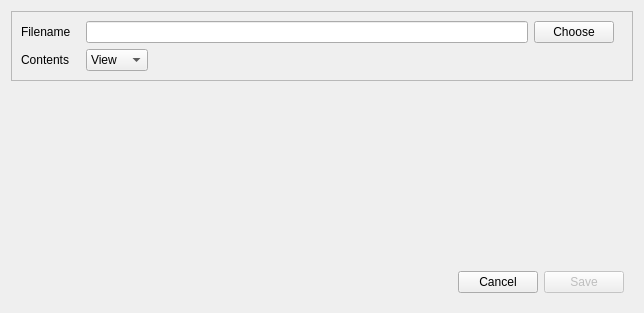
<?xml version="1.0" encoding="UTF-8"?>
<ui version="4.0">
 <class>Form</class>
 <widget class="QWidget" name="Form">
  <property name="geometry">
   <rect>
    <x>0</x>
    <y>0</y>
    <width>644</width>
    <height>313</height>
   </rect>
  </property>
  <property name="windowTitle">
   <string>Form</string>
  </property>
  <layout class="QVBoxLayout" name="verticalLayout">
   <item>
    <widget class="QFrame" name="frame">
     <property name="frameShape">
      <enum>QFrame::StyledPanel</enum>
     </property>
     <property name="frameShadow">
      <enum>QFrame::Raised</enum>
     </property>
     <layout class="QFormLayout" name="formLayout">
      <item row="0" column="0">
       <widget class="QLabel" name="filenameLabel">
        <property name="text">
         <string>Filename</string>
        </property>
       </widget>
      </item>
      <item row="0" column="1">
       <widget class="QWidget" name="filenameWidget" native="true">
        <layout class="QHBoxLayout" name="horizontalLayout_2">
         <property name="topMargin">
          <number>0</number>
         </property>
         <property name="bottomMargin">
          <number>0</number>
         </property>
         <item>
          <widget class="QLineEdit" name="filenameLineEdit"/>
         </item>
         <item>
          <widget class="QPushButton" name="filenameSelectButton">
           <property name="text">
            <string>Choose</string>
           </property>
          </widget>
         </item>
        </layout>
       </widget>
      </item>
      <item row="1" column="0">
       <widget class="QLabel" name="contentsLabel">
        <property name="text">
         <string>Contents</string>
        </property>
       </widget>
      </item>
      <item row="1" column="1">
       <widget class="QWidget" name="contentsWidget" native="true">
        <layout class="QHBoxLayout" name="horizontalLayout_3">
         <property name="topMargin">
          <number>0</number>
         </property>
         <property name="bottomMargin">
          <number>0</number>
         </property>
         <item>
          <widget class="QComboBox" name="contentsComboBox">
           <item>
            <property name="text">
             <string>View</string>
            </property>
           </item>
           <item>
            <property name="text">
             <string>Buffer</string>
            </property>
           </item>
          </widget>
         </item>
         <item>
          <spacer name="contentsSpacer">
           <property name="orientation">
            <enum>Qt::Horizontal</enum>
           </property>
           <property name="sizeHint" stdset="0">
            <size>
             <width>358</width>
             <height>20</height>
            </size>
           </property>
          </spacer>
         </item>
        </layout>
       </widget>
      </item>
     </layout>
    </widget>
   </item>
   <item>
    <spacer name="verticalSpacer">
     <property name="orientation">
      <enum>Qt::Vertical</enum>
     </property>
     <property name="sizeHint" stdset="0">
      <size>
       <width>20</width>
       <height>40</height>
      </size>
     </property>
    </spacer>
   </item>
   <item>
    <widget class="QWidget" name="closeWidget" native="true">
     <layout class="QHBoxLayout" name="horizontalLayout">
      <item>
       <spacer name="closeSpacer">
        <property name="orientation">
         <enum>Qt::Horizontal</enum>
        </property>
        <property name="sizeHint" stdset="0">
         <size>
          <width>40</width>
          <height>20</height>
         </size>
        </property>
       </spacer>
      </item>
      <item>
       <widget class="QPushButton" name="cancelButton">
        <property name="text">
         <string>Cancel</string>
        </property>
       </widget>
      </item>
      <item>
       <widget class="QPushButton" name="saveButton">
        <property name="enabled">
         <bool>false</bool>
        </property>
        <property name="text">
         <string>Save</string>
        </property>
       </widget>
      </item>
     </layout>
    </widget>
   </item>
  </layout>
 </widget>
 <resources/>
 <connections/>
</ui>
